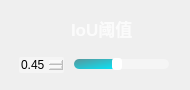
                  <widget class="QFrame" name="IOU_QF">
                   <property name="minimumSize">
                    <size>
                     <width>190</width>
                     <height>90</height>
                    </size>
                   </property>
                   <property name="maximumSize">
                    <size>
                     <width>190</width>
                     <height>90</height>
                    </size>
                   </property>
                   <property name="styleSheet">
                    <string notr="true">QFrame#IOU_QF{
border:2px solid rgba(255, 255, 255, 70);
border-radius:15px;
}</string>
                   </property>
                   <layout class="QVBoxLayout" name="verticalLayout_15">
                    <item>
                     <widget class="QPushButton" name="ToggleBotton_2">
                      <property name="sizePolicy">
                       <sizepolicy hsizetype="Expanding" vsizetype="Fixed">
                        <horstretch>0</horstretch>
                        <verstretch>0</verstretch>
                       </sizepolicy>
                      </property>
                      <property name="minimumSize">
                       <size>
                        <width>0</width>
                        <height>30</height>
                       </size>
                      </property>
                      <property name="maximumSize">
                       <size>
                        <width>16777215</width>
                        <height>30</height>
                       </size>
                      </property>
                      <property name="font">
                       <font>
                        <family>Nirmala UI</family>
                        <pointsize>13</pointsize>
                        <italic>false</italic>
                        <bold>true</bold>
                       </font>
                      </property>
                      <property name="cursor">
                       <cursorShape>ArrowCursor</cursorShape>
                      </property>
                      <property name="mouseTracking">
                       <bool>true</bool>
                      </property>
                      <property name="focusPolicy">
                       <enum>Qt::FocusPolicy::StrongFocus</enum>
                      </property>
                      <property name="contextMenuPolicy">
                       <enum>Qt::ContextMenuPolicy::DefaultContextMenu</enum>
                      </property>
                      <property name="layoutDirection">
                       <enum>Qt::LayoutDirection::LeftToRight</enum>
                      </property>
                      <property name="autoFillBackground">
                       <bool>false</bool>
                      </property>
                      <property name="styleSheet">
                       <string notr="true">QPushButton{
background-image: url(:/all/img/IOU.png);
background-repeat: no-repeat;
background-position: left center;
border: none;
border-left: 20px solid transparent;

text-align: left;
padding-left: 40px;
padding-bottom: 4px;
color: rgba(255, 255, 255, 199);
font: 700 13pt &quot;Nirmala UI&quot;;
}</string>
                      </property>
                      <property name="text">
                       <string>IoU阈值</string>
                      </property>
                      <property name="icon">
                       <iconset theme="zoom-out"/>
                      </property>
                      <property name="autoDefault">
                       <bool>false</bool>
                      </property>
                      <property name="default">
                       <bool>false</bool>
                      </property>
                      <property name="flat">
                       <bool>false</bool>
                      </property>
                     </widget>
                    </item>
                    <item>
                     <widget class="QFrame" name="frame_3">
                      <property name="sizePolicy">
                       <sizepolicy hsizetype="Preferred" vsizetype="Preferred">
                        <horstretch>0</horstretch>
                        <verstretch>0</verstretch>
                       </sizepolicy>
                      </property>
                      <property name="minimumSize">
                       <size>
                        <width>0</width>
                        <height>20</height>
                       </size>
                      </property>
                      <property name="maximumSize">
                       <size>
                        <width>16777215</width>
                        <height>20</height>
                       </size>
                      </property>
                      <layout class="QHBoxLayout" name="horizontalLayout_10">
                       <property name="spacing">
                        <number>10</number>
                       </property>
                       <property name="leftMargin">
                        <number>8</number>
                       </property>
                       <property name="topMargin">
                        <number>0</number>
                       </property>
                       <property name="rightMargin">
                        <number>10</number>
                       </property>
                       <property name="bottomMargin">
                        <number>0</number>
                       </property>
                       <item>
                        <widget class="QDoubleSpinBox" name="iou_spinbox">
                         <property name="cursor">
                          <cursorShape>PointingHandCursor</cursorShape>
                         </property>
                         <property name="styleSheet">
                          <string notr="true">QDoubleSpinBox {
border: 0px solid lightgray;
border-radius: 2px;
background-color: rgba(255,255,255,90);
font: 600 9pt &quot;Segoe UI&quot;;
}
        
QDoubleSpinBox::up-button {
width: 10px;
height: 9px;
margin: 0px 3px 0px 0px;
border-image: url(:/all/img/box_up.png);
}
QDoubleSpinBox::up-button:pressed {
margin-top: 1px;
}
            
QDoubleSpinBox::down-button {
width: 10px;
height: 9px;
margin: 0px 3px 0px 0px;
border-image: url(:/all/img/box_down.png);
}
QDoubleSpinBox::down-button:pressed {
margin-bottom: 1px;
}</string>
                         </property>
                         <property name="minimum">
                          <double>0.010000000000000</double>
                         </property>
                         <property name="maximum">
                          <double>1.000000000000000</double>
                         </property>
                         <property name="singleStep">
                          <double>0.050000000000000</double>
                         </property>
                         <property name="value">
                          <double>0.450000000000000</double>
                         </property>
                        </widget>
                       </item>
                       <item>
                        <widget class="QSlider" name="iou_slider">
                         <property name="cursor">
                          <cursorShape>PointingHandCursor</cursorShape>
                         </property>
                         <property name="styleSheet">
                          <string notr="true">QSlider::groove:horizontal {
border: none;
height: 10px;
background-color: rgba(255,255,255,90);
border-radius: 5px;
}

QSlider::handle:horizontal {
width: 10px;
margin: -1px 0px -1px 0px;
border-radius: 3px;
background-color: white;
}

QSlider::sub-page:horizontal {
background-color: qlineargradient(x1:0, y1:0, x2:1, y2:1, stop:0 #59969b, stop:1 #04e7fa);
border-radius: 5px;
}</string>
                         </property>
                         <property name="minimum">
                          <number>1</number>
                         </property>
                         <property name="maximum">
                          <number>100</number>
                         </property>
                         <property name="value">
                          <number>45</number>
                         </property>
                         <property name="orientation">
                          <enum>Qt::Orientation::Horizontal</enum>
                         </property>
                        </widget>
                       </item>
                      </layout>
                     </widget>
                    </item>
                   </layout>
                  </widget>
